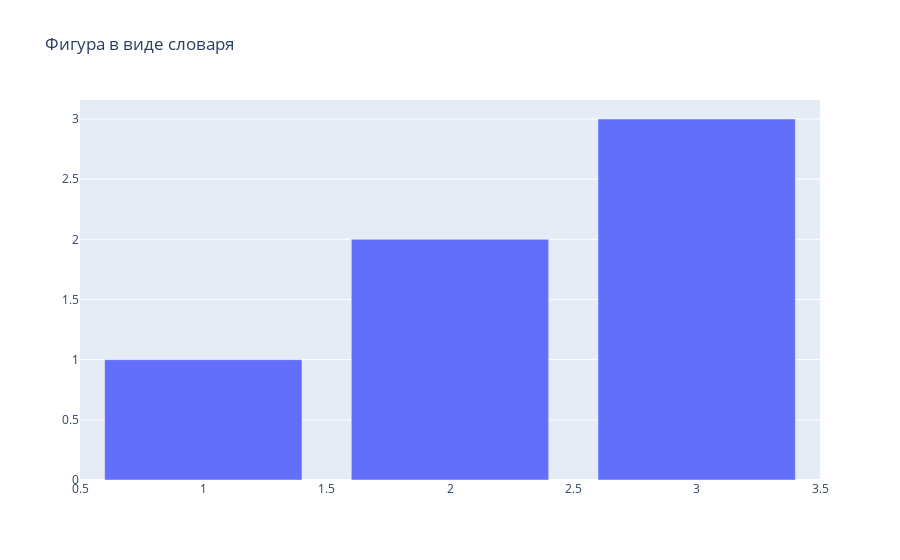

The notebook cell this image was saved under:
### Markdown cell above
Фигуру можно описать при помощи:
* словаря;
* создания объекта `Figure`;
* использования интерфейса `plotly.express`.

### Code cell
# описание фигуры при помощи словаря
import plotly
fig_dict = {
    # data хранит список трейсов
    "data": [
        {
            "type": "bar", 
            "x": [1, 2, 3],
            "y": [1, 2, 3]
        }
    ],
    "layout": {
        "title": {
            "text": "Фигура в виде словаря"
        }
    }
}
# для отображения фигуры, описанной словарем, 
# нужно использовать низкоуровневую функцию
# plotly.io.show
plotly.io.show(fig_dict)

### Figure 1 — Plotly figure (JSON) as saved in the notebook; plotly's stock layout.template omitted (floating-point values rounded to 4 significant figures)
{"data": [{"type": "bar", "x": [1, 2, 3], "y": [1, 2, 3]}], "layout": {"title": {"text": "Фигура в виде словаря"}}}
